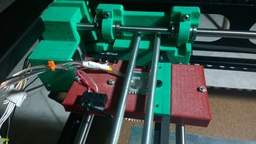
#> input picture laser1.jpg, 256 x 144 px, shrunk from 1277 x 718 before the run
$ python rasterCut.py --filepath ../laser1.jpg   (Python 2 division)
#> lines starting #> are read from the running program, lines starting #| are printed output that depends on the picture
### RasterImageToGCode/gcode.py
## gcode parser for raster images
## will output deltaX,Y,Z
##

class gcode:
	lastx = lasty = lastz = lastgcode = None
	lastfeed = None

	def __init__(self, homeheight = 0.0, safetyheight = 0.0000):
		self.homeheight = homeheight
		self.safetyheight = self.lastz = safetyheight

	def begin(self):
		return "G00 Z%.4f\n" % (self.safetyheight) + \
			"G17 G40 G49\n" + "G80 G90 G94\n" + \
			"M5\n" + "G04 P3"
# G17 use XY Plane G40 compensation off G49 tool length compensation off G90 absolute distance mode
# G94 Units per Minute Mode an F word is interpreted to mean the controlled point should move at
#      a certain number of inches per minute, millimeters per minute

	def end(self):
		return self.home() + "\n" + "M2\n"

	def exactpath(self):
		return "G61"

	def continuous(self):
		return "G64"

	def rapid(self, x = None, y = None, z = None, gcode = "G00", feed=None):
		laserstring = gcodestring = xstring = ystring = zstring = ""
		if x == None: x = self.lastx
		if y == None: y = self.lasty
		if z == None: z = self.lastz
		if z>0:
			gcodestring = gcode
			if self.lastz==0:
				laserstring = "G00" + " X%.4f" % (self.lastx) + " Y%.4f" % (self.lasty) + " Z%.4f" % (self.lastz) + "\nM3\n"
			if x != self.lastx:
				xstring = " X%.4f" % (x)
				self.lastx = x
			if y != self.lasty:
				ystring = " Y%.4f" % (y)
				self.lasty = y
			if z!=self.lastz:
				zstring = " Z%.4f" % (z)
				self.lastz = z
		elif z<=0 and y==self.lasty:
			if self.lastz>0:
				laserstring ="M5"
				gcodestring = "G01"
				xstring = " X%.4f" % (x)
				self.lastx = x
				ystring = " Y%.4f" % (y)
				self.lasty = y
				zstring = " Z%.4f" % (z)
				self.lastz = z
				return  gcodestring + xstring + ystring + zstring +"\n" + laserstring  + "\nG00" + xstring + ystring + zstring + "\n"
			else :
				self.lastx = x
				self.lasty = y
				self.lastz = z
				return ""
		elif z<=0 and y!=self.lasty:
			gcodestring = "G00"
			xstring = " X%.4f" % (x)
			self.lastx = x
			ystring = " Y%.4f" % (y)
			self.lasty = y
			z=0.0000
			zstring = " Z%.4f" % (z)
			self.lastz = z
		return laserstring + gcodestring + xstring + ystring + zstring +"\n"

	def cut(self, x = None, y = None, z = None, feed=None):
		if x == None: x = self.lastx
		if y == None: y = self.lasty
		if z == None: z = self.lastz
		return self.rapid(x, y, z, gcode="G01", feed=feed)

	def home(self):
		return self.rapid(x=0,y=0,z=0,)

### RasterImageToGCode/rasterCut.py
## GNU Public License
## This script creates g-code from raster images

from PIL import Image
import argparse, time

parser = argparse.ArgumentParser(description="Raster Image to Gcode")
group = parser.add_mutually_exclusive_group(required=True)
group.add_argument("-f", "--filepath", help="Path to image file")
parser.add_argument('-m', dest='measure', choices=['in','mm'],help='set measurement to millimeters (mm) or inches (in), default is inches')
parser.add_argument('-v', dest='verbose', action='store_true' , help='set to verbose output')
parser.add_argument('-d', dest='useDepth', action='store_true' , help='set depth threshold')
args = parser.parse_args()

start = time.clock()

if args.verbose:
    print "set to verbose mode"
    import gcodeV
else:
    print "set to light mode"
    import gcode

depthVal=.1225
if args.useDepth:
    while True:
        try:
            delpthVal = float(raw_input("Set depth threshold (default .1225): "))
        except ValueError:
            print("Not a valid input")
        else:
            if delpthVal>1: var=1
            if delpthVal<0: var=0
            break

filename=args.filepath;

im = Image.open(open(filename, 'rb'))
#> im is the input picture: PIL image 256x144 RGB; mean R, G, B 57.3, 83.4, 76.3
size = im.size
#> size = (256, 144)
im = im.convert("L") #grayscale
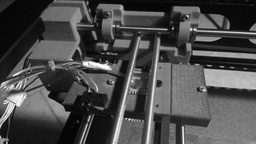
#> im: PIL image 256x144 L; min 2, max 254, mean 74.8
w, h = im.size
#> w = 256; h = 144

step = .25
x, y = 0, 0

filename=args.filepath+'-output.nc'
f =  open(filename, 'w');

if args.verbose:
    g = gcodeV.gcodeV()
else:
    g = gcode.gcode()

f.write(str(g.begin()))
f.write('\n')
f.write(str(g.continuous()))
f.write('\n')
f.write(str(g.rapid(0,0)))
f.write('\n')


if args.measure=='in':
    f.write("G20 ")
    print "Measurement set to inches"
elif args.measure=='mm':
    f.write("G21 ")
    print "Measurement set to millimeters"
else:
    f.write("G20 ")
    print "Measurements not set, defaulting to inches"
print "Converting Raster Image to Gcode\nPlease Wait..."
for j in range(h-1,-1,-1):
    if j%2==1:
        for i in range(w):
            d = 1-float(im.getpixel((i, h-j-1)) / 255.0)
            if d<depthVal:
                d=0
            f.write(str(g.cut(x, y, d, feed=12)))
            x += step
        x -= step
    else:
        for i in range(w-1,-1,-1):
            d = 1-float(im.getpixel((i, h-j-1)) / 255.0)
            if d<depthVal:
                d=0
            f.write(str(g.cut(x, y, d, feed=12)))
            x -= step
        x += step
    y -= step
    f.write(str(g.cut(y=y)))
f.write(str(g.end()))
f.close()
end = time.clock()
print "finished, the script took %.2f seconds to complete" %(end-start)
